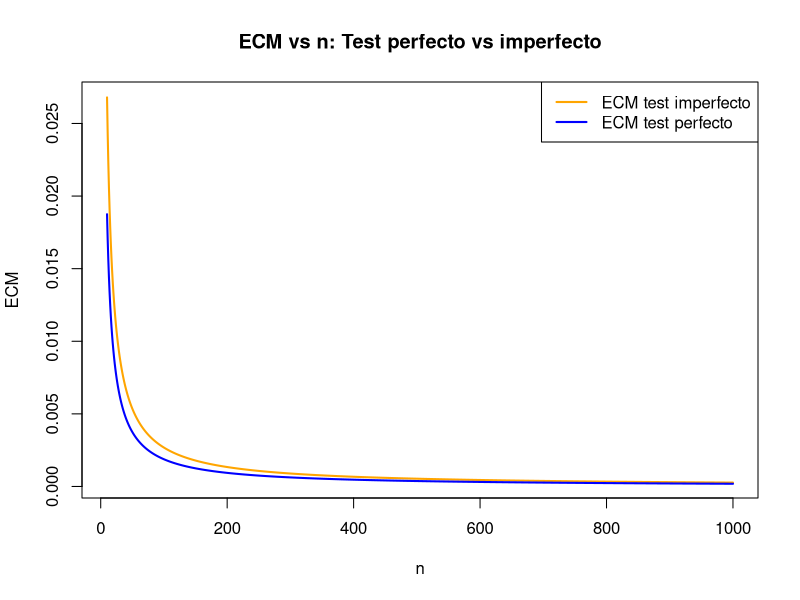

Generate this figure with R:
set.seed(43)

#####PARTE 1#########

#1.5 Cubrimiento empírico mediante simulación Monte Carlo


tita <- 0.25
ns <-  c(10, 20, 50, 100, 1000, 10000)  #valores de n para los cuales vamos a evaluar la cobertura
Nrep <- 5000                            #empirica
z <- qnorm(0.975)

cubrimientoN <- 0

for (j in seq_along(ns)){
  n <- ns[j]
  cubrimiento <- 0
  
  for(i in 1:Nrep){                                         #repito el experimento 5000 veces.
    muestra <- rbinom(1,n,tita)
    
    estTita <- muestra/n
    termino <- z * sqrt((estTita*(1-estTita))/n)
    intervalo <- c(estTita - termino, estTita + termino)
    
    cubrimiento[i] <- intervalo[1] <= tita && tita <= intervalo[2]
  }
  
  cubrimientoN[j] <- mean(cubrimiento)                  #promedio de veces que el valor real de 
                                                        #tita cayó en el intervalo.
}

cubrimientoEmpirico <- data.frame(n = ns, cubrimiento = cubrimientoN)

# Parámetros

Se <- 0.9
Sp <- 0.95

# p real del test imperfecto
p <- (Se + Sp - 1)*tita + (1 - Sp)

# Rango de n
ns <- 10:1000

# ECM del test perfecto
ECM_perfecto <- tita*(1 - tita) / ns

# ECM del test imperfecto 
ECM_imperfecto <- p*(1 - p) / (ns * (Se + Sp - 1)^2)

# Gráfico
plot(ns, ECM_imperfecto,
     type="l", col="orange", lwd=2,
     xlab="n", ylab="ECM",
     main="ECM vs n: Test perfecto vs imperfecto")

lines(ns, ECM_perfecto, col="blue", lwd=2)

legend("topright",
       legend=c("ECM test imperfecto", "ECM test perfecto"),
       col=c("orange", "blue"), lwd=2)
